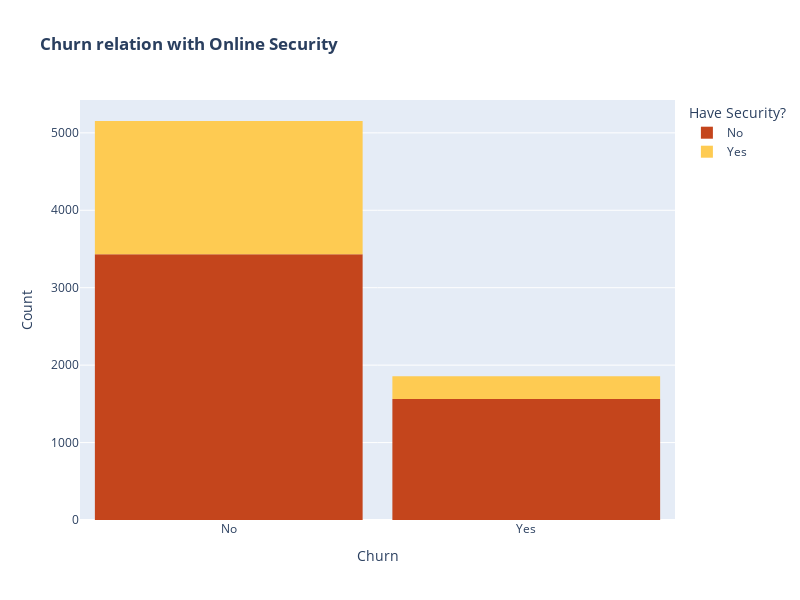

The cell this chart's notebook holds for it:
### Markdown cell above
### <span style='color:navy'> Senior Customers are more likely to churn <span>

### Code cell
fig = px.histogram(customer, x="Churn", color="OnlineSecurity",
                   title="<b>Churn relation with Online Security" , color_discrete_map={"Yes": "#FECB52", "No": "#C4451C"})
fig.update_layout(width=800, height=600, bargap=0.1,
                  xaxis_title="Churn",yaxis_title="Count",legend_title="Have Security?")


fig.show()

### Figure 1 — Plotly figure (JSON) as saved in the notebook; plotly's stock layout.template omitted (floating-point values rounded to 4 significant figures; data arrays with more than 128 entries replaced by an {"elided": "..."} marker saying what was removed)
{"data": [{"alignmentgroup": "True", "bingroup": "x", "hovertemplate": "OnlineSecurity=No<br>Churn=%{x}<br>count=%{y}<extra></extra>", "legendgroup": "No", "marker": {"color": "#C4451C", "pattern": {"shape": ""}}, "name": "No", "offsetgroup": "No", "orientation": "v", "showlegend": true, "type": "histogram", "x": {"elided": "4995 str values"}, "xaxis": "x", "yaxis": "y"}, {"alignmentgroup": "True", "bingroup": "x", "hovertemplate": "OnlineSecurity=Yes<br>Churn=%{x}<br>count=%{y}<extra></extra>", "legendgroup": "Yes", "marker": {"color": "#FECB52", "pattern": {"shape": ""}}, "name": "Yes", "offsetgroup": "Yes", "orientation": "v", "showlegend": true, "type": "histogram", "x": {"elided": "2015 str values"}, "xaxis": "x", "yaxis": "y"}], "layout": {"bargap": 0.1, "barmode": "relative", "height": 600, "legend": {"title": {"text": "Have Security?"}, "tracegroupgap": 0}, "title": {"text": "<b>Churn relation with Online Security"}, "width": 800, "xaxis": {"anchor": "y", "domain": [0, 1], "title": {"text": "Churn"}}, "yaxis": {"anchor": "x", "domain": [0, 1], "title": {"text": "Count"}}}}
